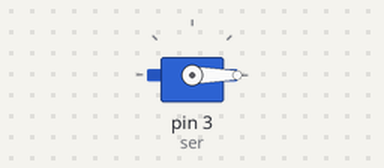
This sketch was run on a simulated Arduino Uno, built with avr-gcc and run on an emulated ATmega328P. Parts: servo.

Above: at 0.05 s.
Timing chart, 0 to 4.6 s (numbered marks = the images above):
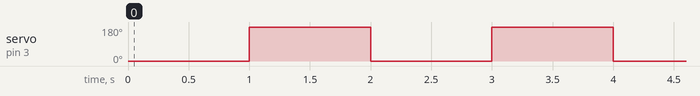

The sketch:

servo_motor1.ino
```cpp
#include<Servo.h>

Servo ser;

void setup()
{
  ser.attach(3);
}

void loop()
{
  ser.write(0);
  delay(1000);
  ser.write(180);
  delay(1000);

}
```

Measured:
- by itself, servo on pin 3 (ser): alternates 180° for 1.0 s and 0° for 1.0 s
